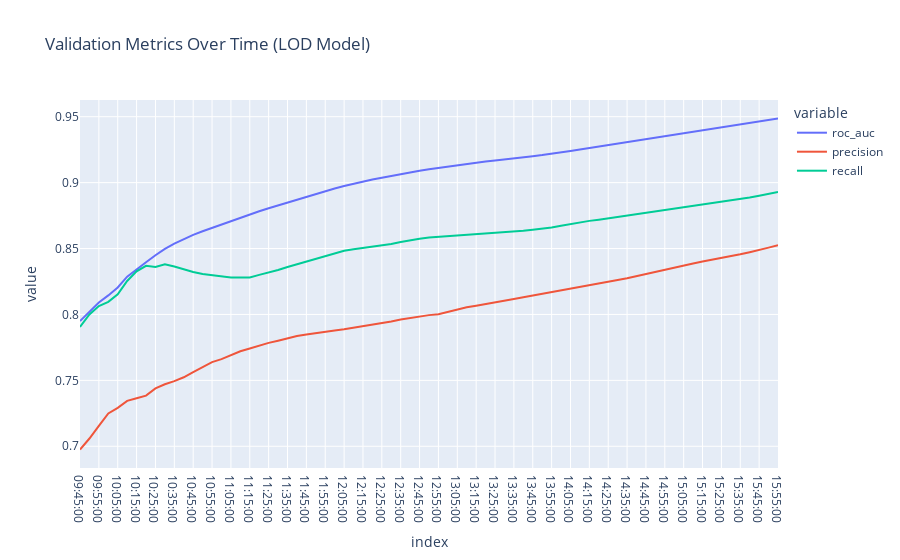

Here is the notebook cell this chart was saved with:
### Code cell
import datetime
import plotly.express as px

time_range = [datetime.time(hour, minute) for hour in range(9, 16) for minute in range(0, 60, 5)]
time_range = [x for x in time_range if x >= datetime.time(9,45)]
df_val = pd.DataFrame()
for t in time_range:
    X_val = X_test.loc[X_test['time'] <= t].copy()
    y_val = y_test.loc[X_val.index, 'green_day'].copy()

    y_pred_val = pipeline_gd.predict_proba(X_val)[:,-1]

    df_val.loc[t, [
        'roc_auc',
        'precision',
        'recall'
    ]] =  roc_auc_score(y_val, y_pred_val), precision_score(y_val, y_pred_val > 0.5), recall_score(y_val, y_pred_val > 0.5)


fig = px.line(df_val, title='Validation Metrics Over Time (GD Model)')
fig.show()
